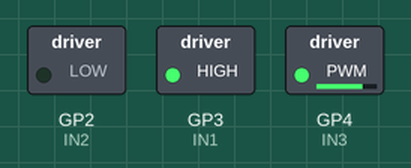
Recording of a program running on a simulated Raspberry Pi Pico running MicroPython. Parts: switched loads named in the program (green lamp = pin HIGH).

Above: at 0.05 s.
At 4.95 s:
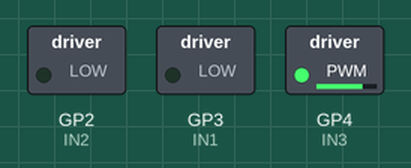
At 7.45 s:
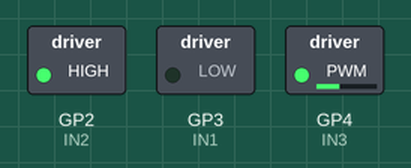
At 9.95 s:
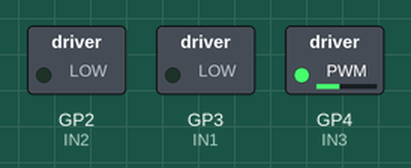
Timing chart, 0 to 13.0 s (numbered marks = the images above):
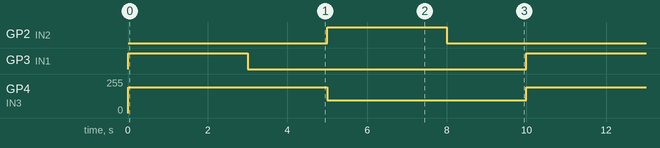

The program:

DC_mortor_control.py
```python
# code control dc mortor

'''
devices as below
1. L298N (motor driver)
2. dc mortor
3. raspberry pi pico or esp32 or esp8266
4. battery 5-12 V
'''


from machine import Pin, PWM
from time import sleep

IN1 = Pin(3, Pin.OUT)
IN2 = Pin(2, Pin.OUT)
IN3 = Pin(4) # control speed pin

speed1 = PWM(IN3)
speed1.freq(150)

while True:
    #clockwise direction
    speed1.duty_u16(50000)
    IN1.high()
    IN2.low()
    sleep(3)

    # stop mortor
    IN1.low()
    IN2.low()
    sleep(2)


    #anit-clockwise direction
    speed1.duty_u16(25000)
    IN1.low()
    IN2.high()
    sleep(3)

    # stop mortor
    IN1.low()
    IN2.low()
    sleep(2)
```

Measured:
- by itself, GP2 (IN2), GP3 (IN1): alternates HIGH for 3.0 s and LOW for 7.0 s
- by itself, GP4 (IN3): alternates 195/255 for 5.0 s and 97/255 for 5.0 s
